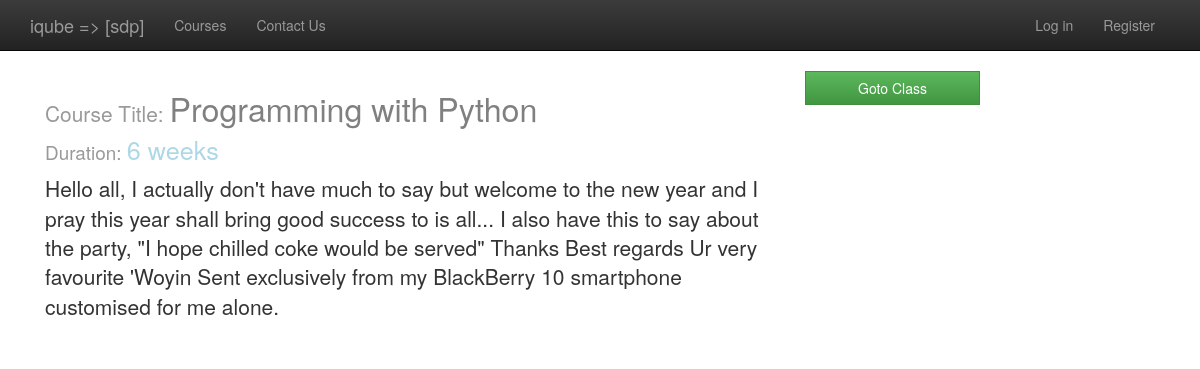
/courses/4, run on the app's committed database.
### operations/models.py (models this page shows, shortened)
class Course(models.Model):
    name = models.CharField(max_length= 100)
    desc = models.TextField()
    link = models.CharField(max_length= 200)
    testimonial = models.CharField(max_length= 200)
    active = models.BooleanField()
    created_on = models.DateTimeField(auto_now_add=True)
    slug = models.SlugField(unique=True)
    class Meta:
        verbose_name_plural = "Courses"

### courses/views.py (the view)
# urls.py: url(r'^(?P<course_id>\d+)$',courses.views.details, name='course_detail'),
def details(request, course_id):
    context = {
       'course': Course.objects.get(pk=course_id)
    }
    template_path = "courses/details.djhtml"
    return render(request, template_path, context)

### courses/templates/courses/details.djhtml
{% extends 'base.djhtml' %}
{% block content %}
{% if course %}
<div class="container">
	<div class="col-md-8 col-sm-12">
		<h3 style="font-size: 2.3em; color: grey "><small>Course Title: </small>{{course.name}}</h3>
		<h4 style="font-size: 1.8em; color: lightblue "><small>Duration: </small>6 weeks</h3>
        <p class="lead">{{course.desc}}</p>
    </div>
	<div class="col-md-4 col-sm-12">
		{% if user %}
		  {% if user_has_joined_class %}
		      <a href="/courses/{{course.id}}/register" class="btn btn-default btn-success col-md-6 col-sm-6">Goto Class</a>
		  {% else %}
		      <a href="/courses/{{course.id}}/register" class="btn btn-default btn-success col-md-6 col-sm-6">Goto Class</a>
		  {% endif %}
		{% else %}
	        <a href="/courses/{{course.id}}/register" class="btn btn-default btn-success col-md-6 col-sm-6">register</a>
		{% endif %}
	</div>
</div>
{% else %}
Error Between Keyboard and Chair!!!
{% endif %}
{% endblock %}

### data on the page
Course: name "Programming with Python", desc "Hello all, I actually don't have much to say but welcome to the new year and I pray this year shall bring good success to is all... I also have this to say about the party, \"I hope chilled coke would be served\" Thanks Best regards Ur very favourite 'Woyin Sent exclusively from my BlackBerry 10 smartphone customised for me alone."
